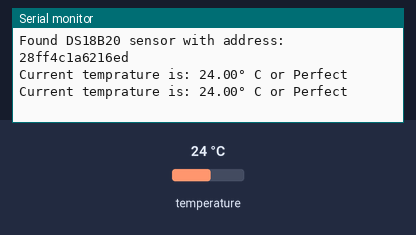
Bench run of a program on a simulated ESP8266 (Wemos D1 mini). On the bench: the last lines printed to the serial monitor. The inputs (shaded band) are chosen by the test bench; at power-on: temperature 24 °C.

Above: at 7.3 s.
7.4 s: temperature set to 12 °C
At 13.5 s:
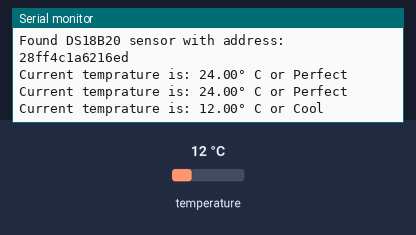
19.3 s: temperature set to 28 °C
At 24.5 s:
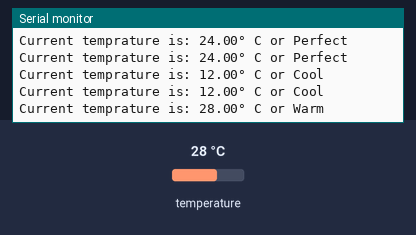
31.1 s: temperature set to 33 °C
At 36.7 s:
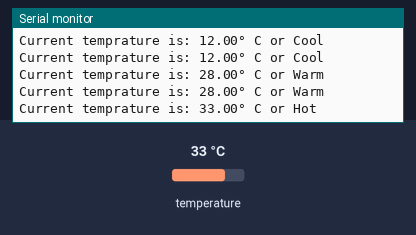
42.6 s: temperature set to 41 °C
At 47.7 s:
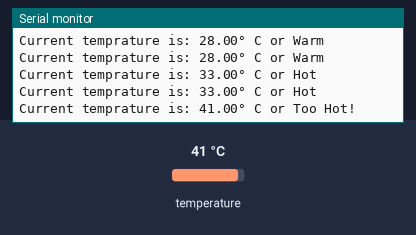
54.1 s: temperature set to 7 °C
At 59.9 s:
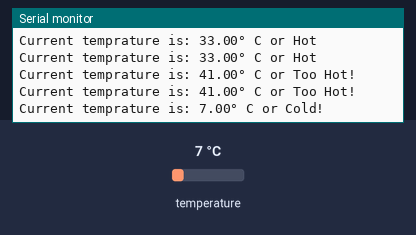

Measured:
- after the input at 7.4 s, the serial monitor: prints a new line after 4.9 s (image 1)
- after the input at 19.3 s, the serial monitor: prints a new line after 4.6 s (image 2)
- after the input at 31.1 s, the serial monitor: prints a new line after 4.3 s (image 3)
- after the input at 42.6 s, the serial monitor: prints a new line after 4.3 s (image 4)
- after the input at 54.1 s, the serial monitor: prints a new line after 4.3 s (image 5)

The program:

main.cpp
```cpp
#include <Arduino.h>
#include <OneWire.h>
#include <DallasTemperature.h>

const int oneWireBus = D3;
bool deviceFound = false;
String ss;
OneWire oneWire(oneWireBus);
DallasTemperature DS18B20(&oneWire);
DeviceAddress deviceAddress;

void findDevice(DeviceAddress deviceAddress){
  for (uint8_t i = 0; i < 8; i++)
  {
    if (deviceAddress[i] < 16) {
      deviceFound = false;
      continue;
    }
    deviceFound = true;
    ss += String(deviceAddress[i], HEX);
  }
}

String getTempratureCode(float temp) {
  String tempratureCode;
  if (temp < 10)
  {
    tempratureCode = "Cold!";
  }
  else if (temp <= 15)
  {
    tempratureCode = "Cool";
  }
  else if (temp <= 25)
  {
    tempratureCode = "Perfect";
  }
  else if (temp <= 30)
  {
    tempratureCode = "Warm";
  }
  else if (temp <= 35)
  {
    tempratureCode = "Hot";
  }
  else
  {
    tempratureCode = "Too Hot!";
  }
  return tempratureCode;
}

void reboot() {
  wdt_disable();
  wdt_enable(WDTO_15MS);
  while (1) {}
}

void setup() {
  // put your setup code here, to run once:
  Serial.begin(115200);
  DS18B20.begin();
  DS18B20.getAddress(deviceAddress, 0);

  findDevice(deviceAddress);

  //Exit Early
  if(!deviceFound) {
    Serial.println("No temprature sensor was found, process exiting");
    reboot();
  }

  Serial.println("Found DS18B20 sensor with address: " + ss);
}

void loop() {
  float fTemp;

  DS18B20.requestTemperatures();
  fTemp = DS18B20.getTempCByIndex(0);

  Serial.println("Current temprature is: " + String(fTemp) + "° C or " + String(getTempratureCode(fTemp)));

  delay(5000);
}
```
